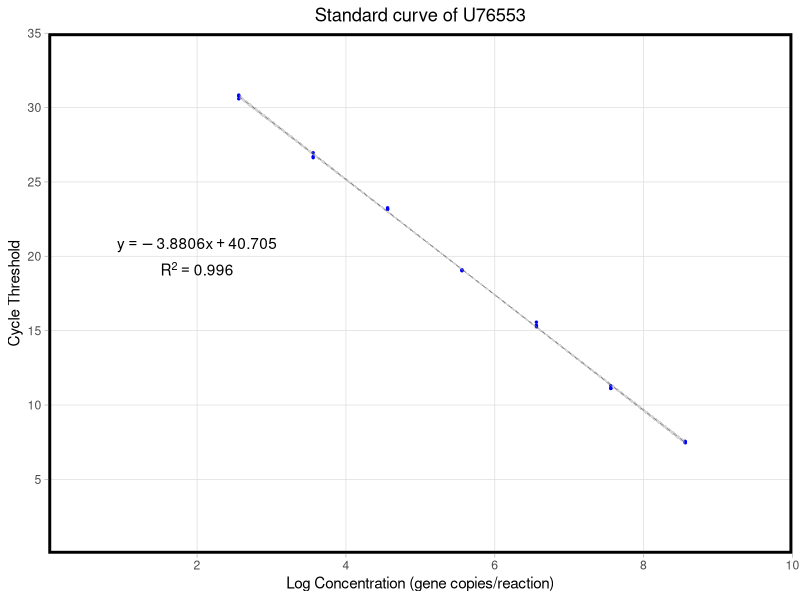
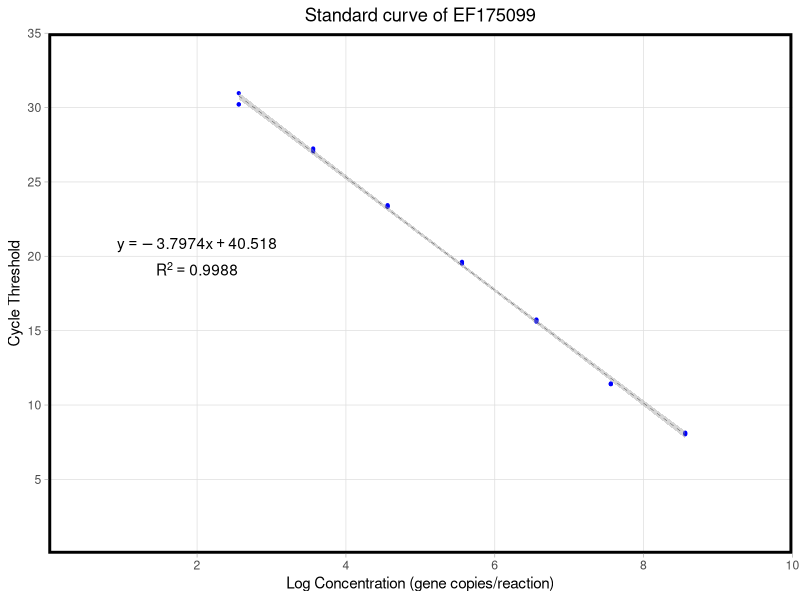

The R source for these figures, in order:
## ---- chunk 1
knitr::opts_chunk$set(echo = TRUE)

library(ggplot2)
library(tidyverse)
## ---- chunk 2
U76553.qpcr_data <- read.delim("data/U76553_qpcr_results.tsv")
## ---- chunk 3
ggplot(U76553.qpcr_data, aes(x = log_qty, y = ct)) + 
  geom_point(color = 'blue', size = 0.5) +
  theme_light() + 
  geom_smooth(method = 'lm', color = 'black', size = 0.1,
              linetype = 'dashed') + 
  scale_x_continuous(breaks = seq(2, 10, 2), expand = c(0, 0), limits = c(0, 10)) +
  scale_y_continuous(breaks = seq(5, 35, 5), expand = c(0, 0), limits = c(0, 35)) + 
  labs(x = "Log Concentration (gene copies/reaction)",
       y = "Cycle Threshold",
       title = "Standard curve of U76553") + 
  theme(panel.grid.minor = element_blank() ) + 
  annotate("text", x = 2, y = 20, label = "atop(y == -3.8806 * x + 40.705, R^2 == 0.996)", parse = TRUE) +
  theme(panel.border = element_rect(color = "black", fill = NA, size = 2),
        plot.title = element_text(hjust = 0.5))
  
## ---- chunk 4
EF175099.qpcr_data <- read.delim("data/EF175099_qpcr_results.tsv")
## ---- chunk 5
ggplot(EF175099.qpcr_data, aes(x = log_qty, y = ct)) + 
  geom_point(color = 'blue', size = 0.75) +
  theme_light() + 
  geom_smooth(method = 'lm', color = 'black', size = 0.1,
              linetype = 'dashed') + 
  scale_x_continuous(breaks = seq(2, 10, 2), expand = c(0, 0), limits = c(0, 10)) +
  scale_y_continuous(breaks = seq(5, 35, 5), expand = c(0, 0), limits = c(0, 35)) + 
  labs(x = "Log Concentration (gene copies/reaction)",
       y = "Cycle Threshold",
       title = "Standard curve of EF175099") + 
  theme(panel.grid.minor = element_blank() ) + 
  annotate("text", x = 2, y = 20, label = "atop(y == -3.7974 * x + 40.518, R^2 == 0.9988)", parse = TRUE) +
  theme(panel.border = element_rect(color = "black", fill = NA, size = 2),
        plot.title = element_text(hjust = 0.5))
  
